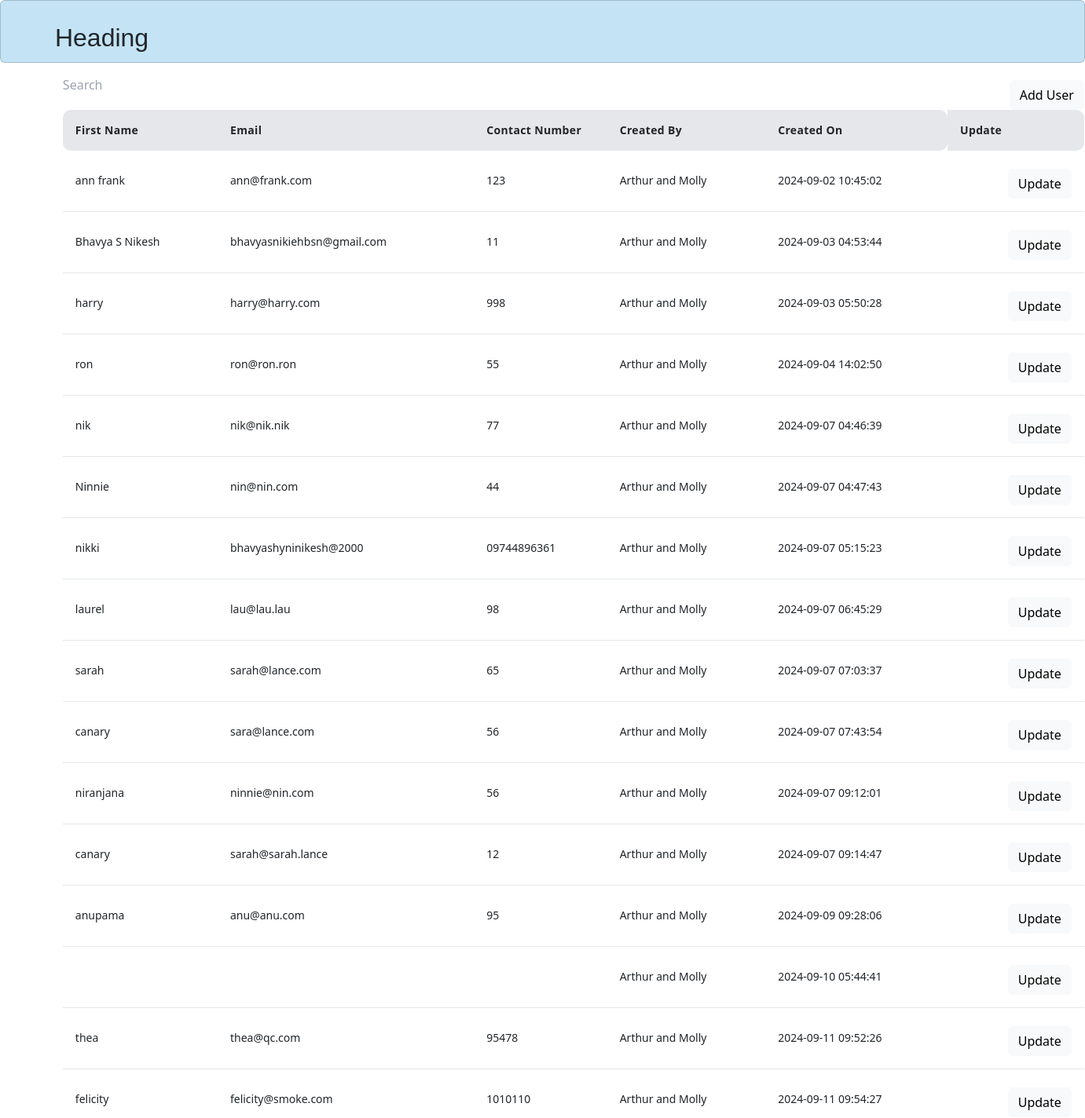
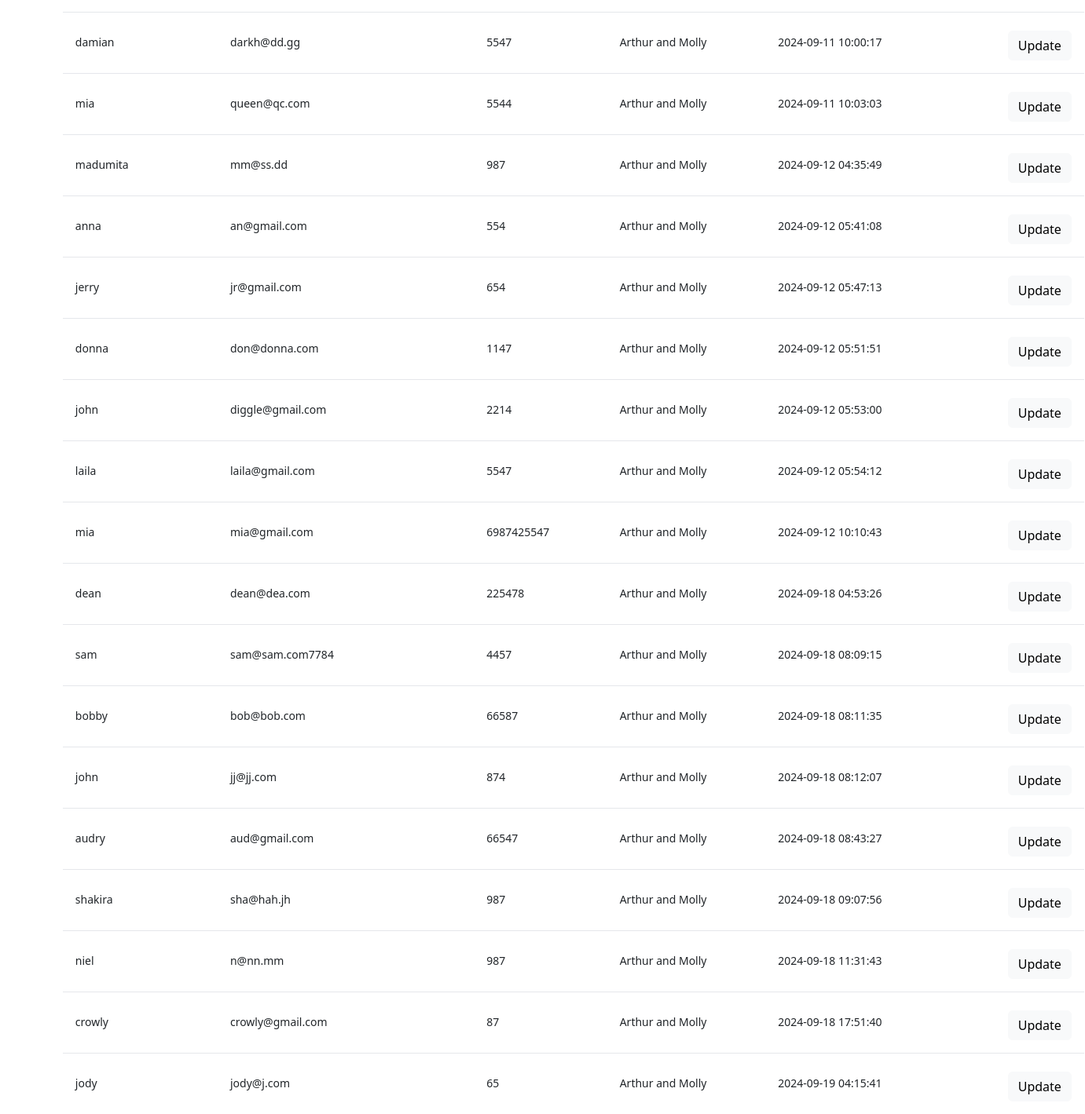
/users, run on an earlier commit of the app's database (2 pictures, top to bottom).
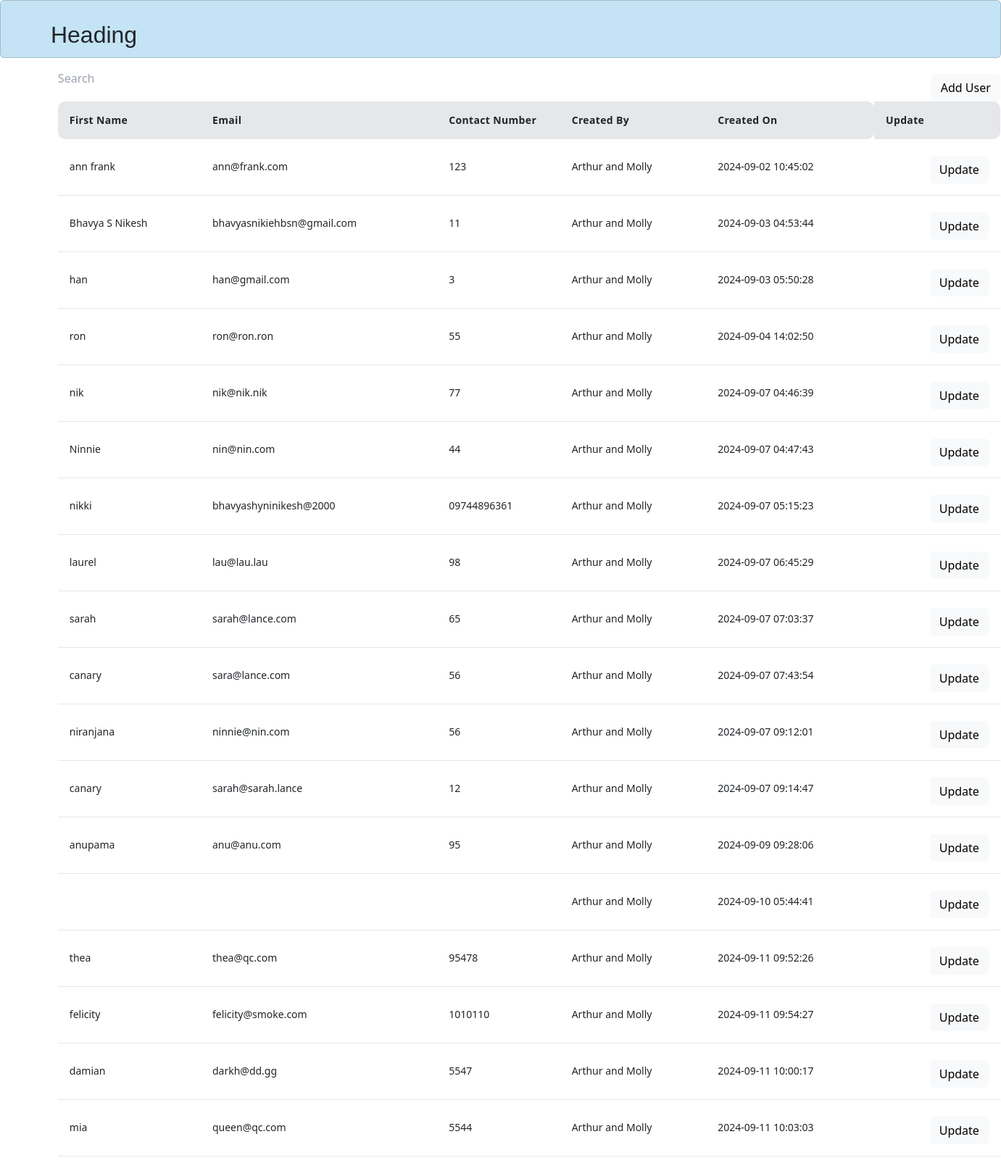
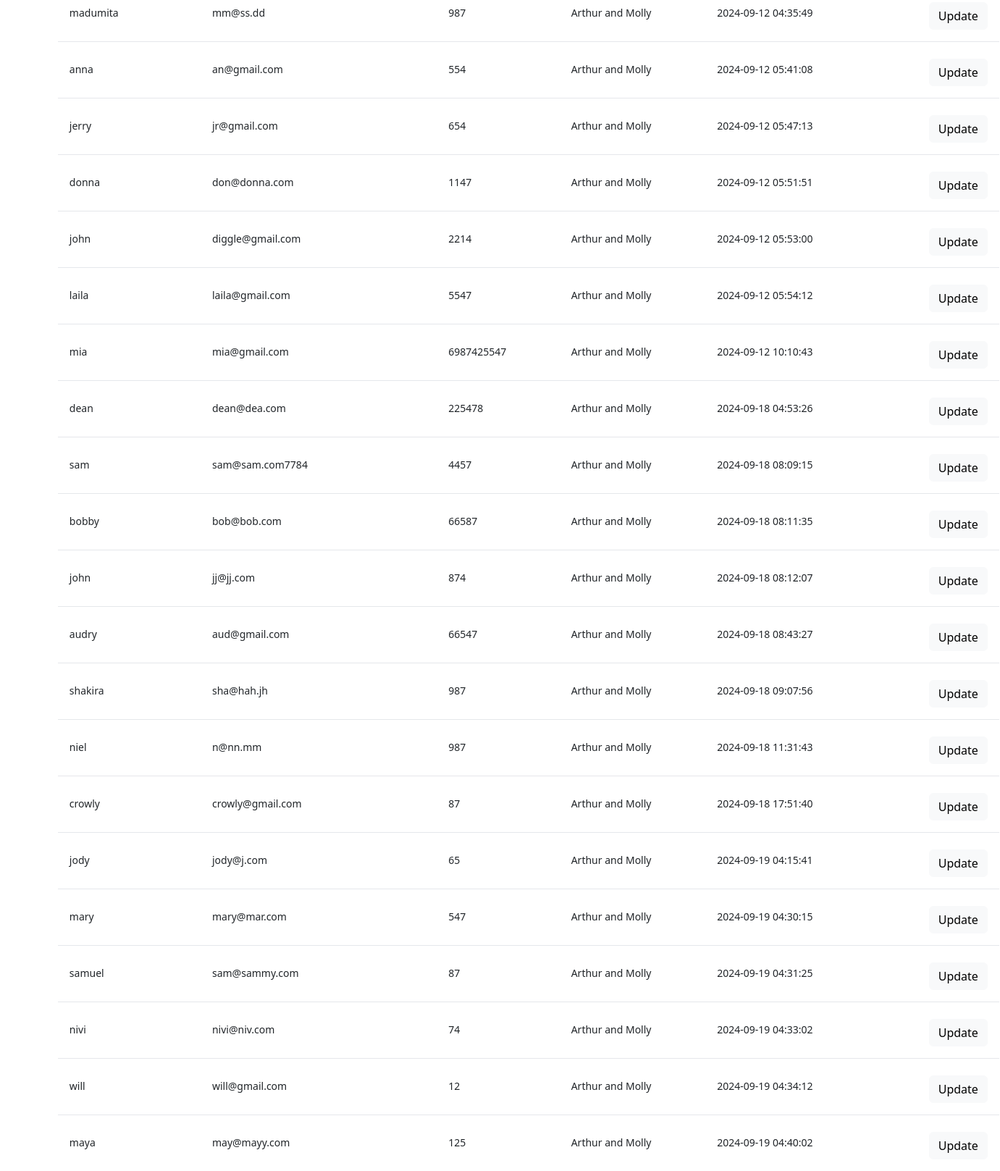
And on a later commit of the database (2 pictures, top to bottom).
### app.py (models this page shows)
class User(db.Model, UserMixin):
    user_id = db.Column(db.Integer, primary_key=True, autoincrement=True)
    email = db.Column(db.String(100),unique=True)
    password_hash = db.Column(db.String(500))
    first_name = db.Column(db.String(100),nullable=False)
    middle_name = db.Column(db.String(100),nullable=False)
    last_name = db.Column(db.String(100))
    contact_no =  db.Column(db.String(100),nullable=False)
    alt_contact_no = db.Column(db.String(100), nullable=True, default=None)
    company_id = mapped_column(Integer, ForeignKey("company.comp_id"))
    company = relationship("Company",backref=backref('users', lazy=True))
    is_deleted = db.Column(db.Boolean, default=False)
    created_by = db.Column(db.String(100), nullable=False)
    created_dt = db.Column(db.DateTime(timezone=True), server_default=func.now())
    updated_by = db.Column(db.String(100), nullable=False)
    updated_dt = db.Column(db.DateTime(timezone=True), server_default=func.now())

### app.py (the view)
@app.route('/users',methods=['GET', 'POST'] )
def users():
    user_list = User.query.all()
    return render_template('partials/table.html', users=user_list)

### templates/partials/table.html (shortened to what this page needs)
{% extends 'base.html' %}
{% block content %}
<!DOCTYPE html>
<html lang="en">
<head>
  <link href="https://unpkg.com/tailwindcss@^2/dist/tailwind.min.css" rel="stylesheet">
  <link href="https://cdn.jsdelivr.net/npm/bootstrap@5.3.3/dist/css/bootstrap.min.css" rel="stylesheet">
</head>
<body>
<div>
  <section class="section">
    <div id="table1">
      <div>
        <input type="text" class="input bg-white-50" style="float: left;" placeholder="Search" name="q" hx-get="/search" hx-trigger="keyup changed delay:500ms" hx-target="#results">
        <button
            x-data="{usedKeyboard: false}"
            @keydown.window.tab="usedKeyboard = true"
            role="button"
            @click="$dispatch('open-menu', { open: true, user_id:'aa'})"
            :class="{'focus:outline-none': !usedKeyboard}"
            class="btn btn-light" style="float: right;">
            Add User
        </button>
      </div>
      <table class="table2" id="results">
        <thead class="bg-gray-200 text-black-500">
          <tr class="bg-white-50">
            <th class="w-24 p-3 text-sm font-bold tracking-wide text-left">First Name</th>
            <th class="w-24 p-3 text-sm font-bold tracking-wide text-left">Email</th>
            <th class="w-24 p-3 text-sm font-bold tracking-wide text-left">Contact Number</th>
            <th class="w-24 p-3 text-sm font-bold tracking-wide text-left">Created By</th>
            <th class="w-24 p-3 text-sm font-bold tracking-wide text-left">Created On</th>
            <th class="w-24 p-3 text-sm font-bold tracking-wide text-left">Update</th>
          </tr>
        </thead>
        <tbody id="results" class="divide-y divide-white-100">
          {% for user in users %}
          <tr class="bg-white-200">
            <td class="p-3 text-sm text-black-700 whitespace-nowrap">{{ user.first_name }}</td>
            <td class="p-3 text-sm text-black-700 whitespace-nowrap">{{ user.email }}</td>
            <td class="p-3 text-sm text-black-700 whitespace-nowrap">{{ user.contact_no }}</td>
            <td class="p-3 text-sm text-black-700 whitespace-nowrap">{{ user.created_by }}</td>
            <td class="p-3 text-sm text-black-700 whitespace-nowrap">{{ user.created_dt }}</td>
            <td class="p-3 text-sm text-black-700 whitespace-nowrap">
              <a id="{{user.user_id}}" x-data="{usedKeyboard: false}" @keydown.window.tab="usedKeyboard = true" role="button" @click="$dispatch('open-menu', {open: true, user_id: $event.target.id});"  class="btn btn-light" style="float: right;">Update</a>
            </td>
          </tr>
          {% endfor %}
        </tbody>
      </table>
    </div>
  </section>
</div>
</body>
{% endblock %}

### templates/base.html (shortened to what this page needs)
<!doctype html>
<html lang="en">
  <head>
    <link href="{{url_for('static', filename='style.css')}}" rel="stylesheet">
    <script src="https://cdn.tailwindcss.com"></script>
  </head>
  <body>
    <header>
      <div id="pagetop" class="card">
          <div id="heading">
              <h2>Heading</h2>
          </div>
  </header>
    <div class="container-fluid">
        {% block content %}
         {% endblock %}
        </div>
  </body>
</html>

### static/style.css (style rules this page uses)
html, body { height: 100%; }
body { height: -moz-calc(100% - 113px); height: -webkit-calc(100% - 113px); height: calc(100% - 113px); }
body { background: #c4e4f5; }
h2 { font-size: 2.5rem; font-weight: bold; }
input { font-size: 18px; font-family:'Times New Roman', Times, serif; height: 27px; }
.btn { margin-left: 10px; margin-top: 7px; font-size: 16px; font-family: 'OpenSansBold'; padding: 5px 15px 10px 15px; }
table, th, td { border-left: none; border-right: none; }
tr td:nth-child(n+5), tr th:nth-child(n+5) { border-radius: 0 .625rem .625rem 0; }
tr td:nth-child(1), tr th:nth-child(1) { border-radius: .625rem 0 0 .625rem; }
#pagetop { position: absolute; padding: 0; height: 56px; top: 0; left: 0; width: 100%; background-color: #c4e4f5; display: inline-block; height: 80px; }
#heading { font-family:'Trebuchet MS', 'Lucida Sans Unicode', 'Lucida Grande', 'Lucida Sans', Arial, sans-serif; margin-top: 2%; margin-left: 5%; }
#table1 { margin-top: 7%; margin-left: 5%; width: 1300px;; }
.table2 { width: 1300px; }

What changed in the data, as far as the page shows it:
changed User: first_name "harry" → "han"; email "harry@harry.com" → "han@gmail.com"; contact_no "998" → "3"
added User: first_name "mary", email "mary@mar.com", contact_no "547", created_by "Arthur and Molly", created_dt "2024-09-19 04:30:15"
added User: first_name "samuel", email "sam@sammy.com", contact_no "87", created_by "Arthur and Molly", created_dt "2024-09-19 04:31:25"
added User: first_name "nivi", email "nivi@niv.com", contact_no "74", created_by "Arthur and Molly", created_dt "2024-09-19 04:33:02"
added User: first_name "will", email "will@gmail.com", contact_no "12", created_by "Arthur and Molly", created_dt "2024-09-19 04:34:12"
added User: first_name "maya", email "may@mayy.com", contact_no "125", created_by "Arthur and Molly", created_dt "2024-09-19 04:40:02"
